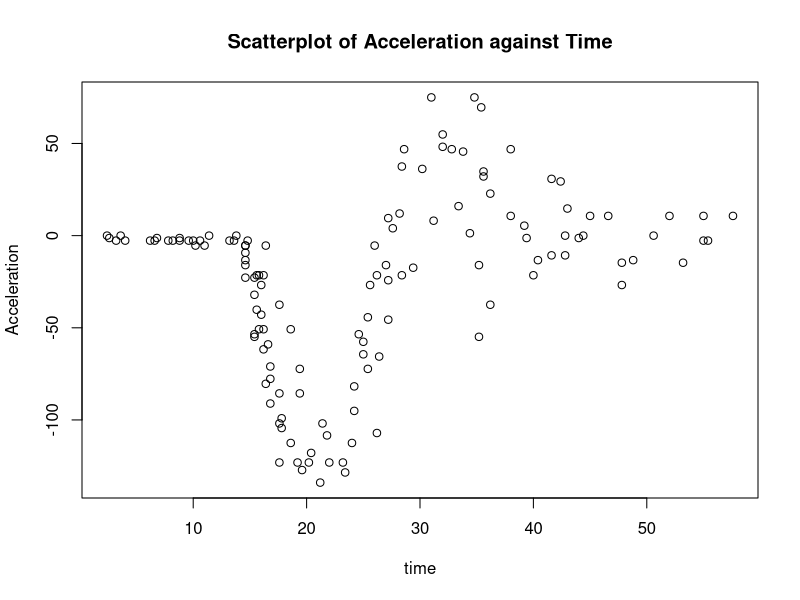
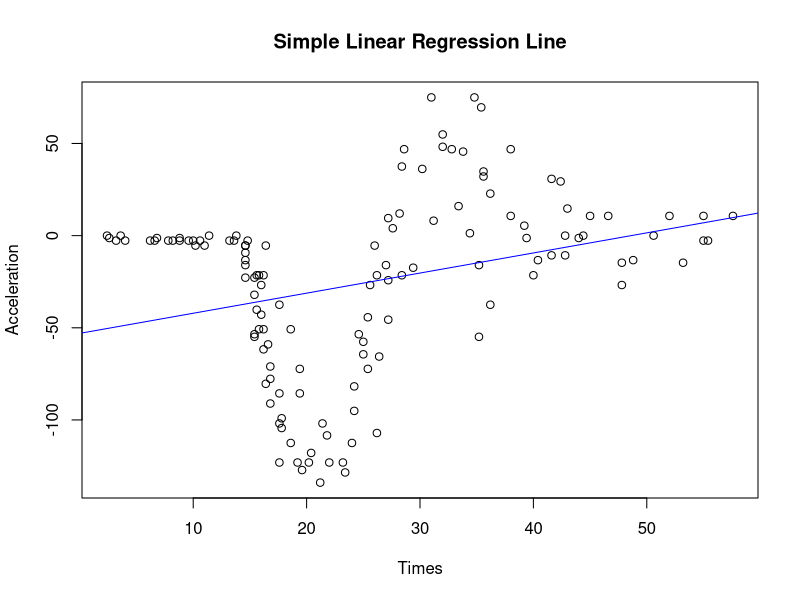
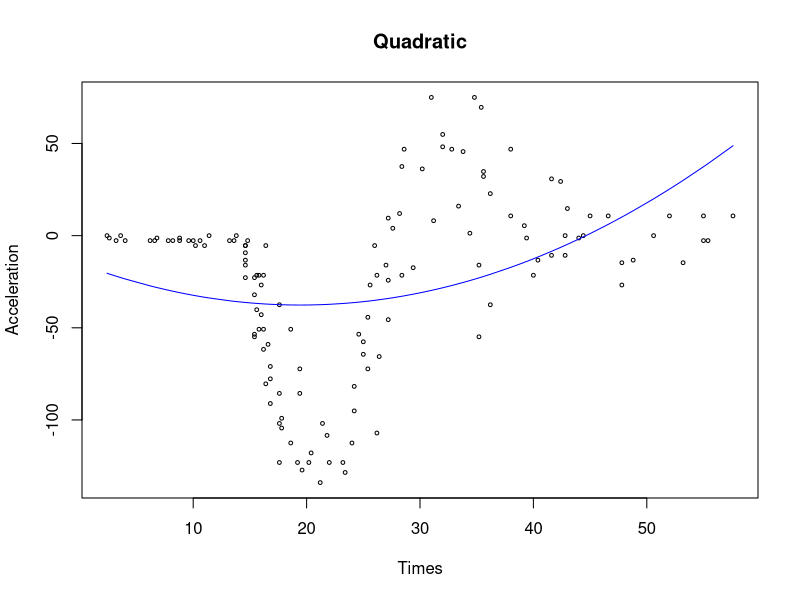
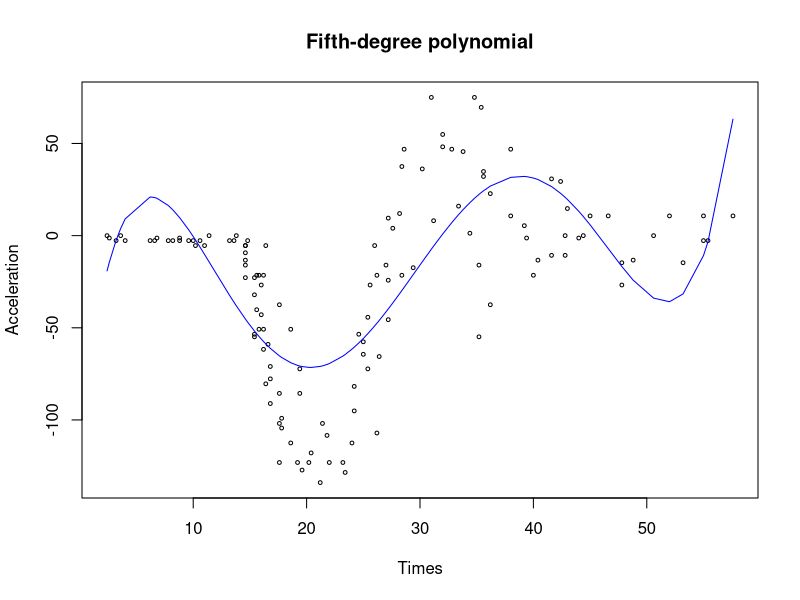
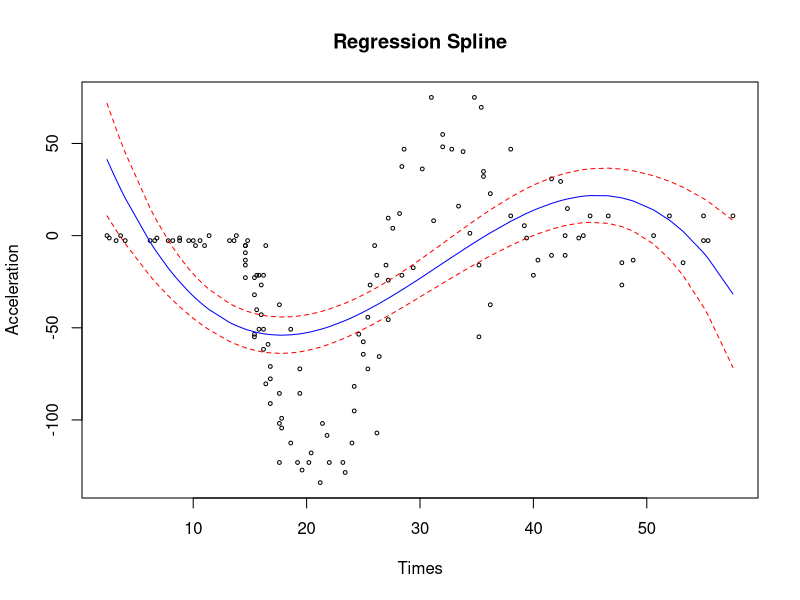
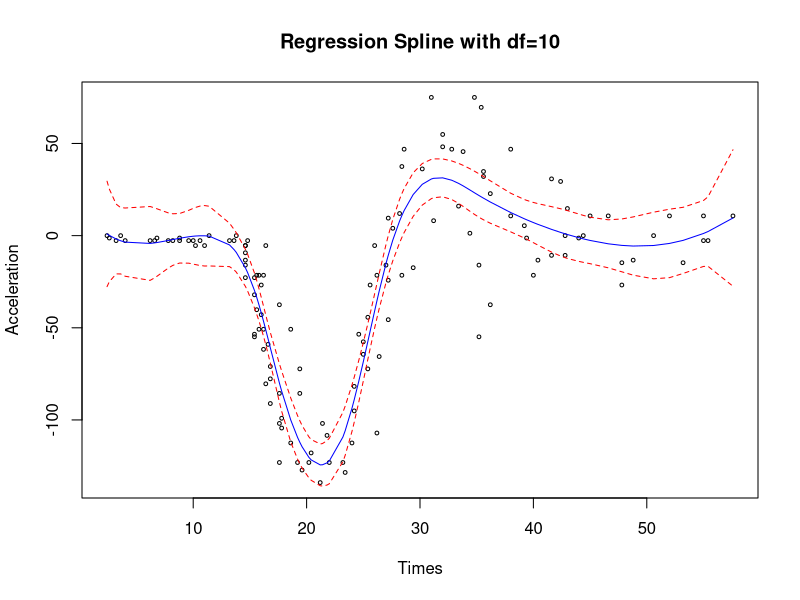
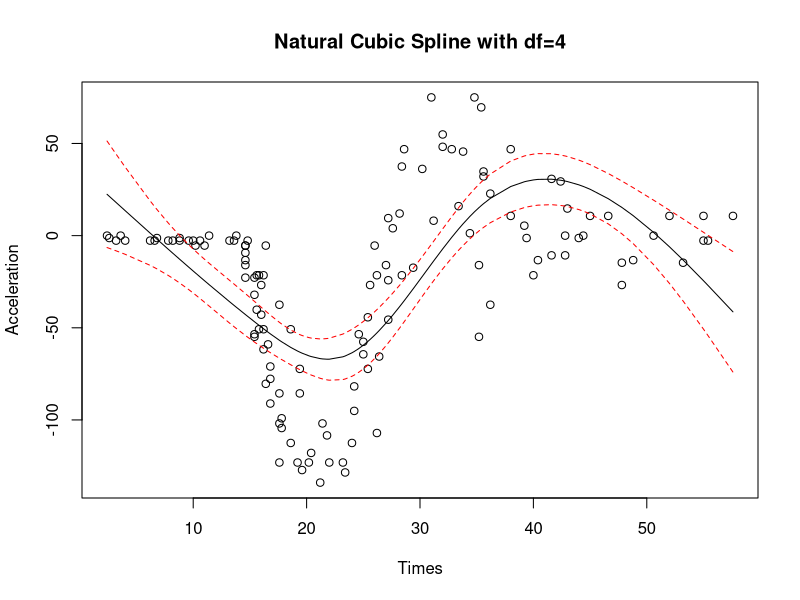
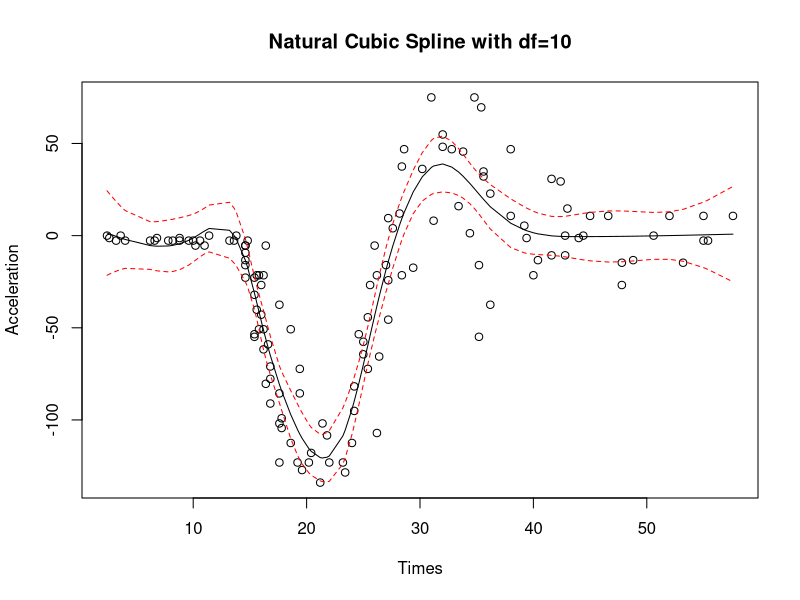

Source code (R) for these figures, in order:
## ---- chunk 1
library(MASS)
data('mcycle')
str(mcycle)
summary(mcycle)
## ---- chunk 2
# Rename the variables for ease of usage
Y <- mcycle$accel
X <- mcycle$times

#Scatterplot
plot(Y~X, xlab="time",ylab="Acceleration", main="Scatterplot of Acceleration against Time")
## ---- chunk 3
lm_mod <- lm(Y~X, data= mcycle)
summary(lm_mod)
## ---- chunk 4
plot(X, Y, xlab="Times", ylab="Acceleration", main="Simple Linear Regression Line")
abline(lm_mod, col="blue", lwd = 1)
## ---- chunk 5
quad_mod <- lm(Y~X+I(X^2), data=mcycle) 
summary(quad_mod)
## ---- chunk 6
plot(X ,Y ,xlab="Times", main = "Quadratic",ylab="Acceleration",cex=.5)
lines(X,quad_mod$fitted.values, col="blue", lwd = 1)
## ---- chunk 7
anova(lm_mod,quad_mod)
## ---- chunk 8
poly_mod <- lm(Y~poly(X,5,raw=T),data=mcycle) 
summary(poly_mod)
## ---- chunk 9
plot(X ,Y ,xlab="Times", main = "Fifth-degree polynomial",ylab="Acceleration",cex=.5)
lines(X,poly_mod$fitted.values, col="blue", lwd = 1)
## ---- chunk 10
library (splines)
reg_sp <- lm(Y~bs(X),data=mcycle)
summary(reg_sp)
## ---- chunk 11
plot(X ,Y ,xlab="Times", main = "Regression Spline",ylab="Acceleration",cex=.5)
lines(X,reg_sp$fitted.values, col="blue", lwd = 1)

conf_interval <- predict(reg_sp, interval="confidence",
                         level = 0.95)
lines(X, conf_interval[,2], col="red", lty=2)
lines(X, conf_interval[,3], col="red", lty=2)
## ---- chunk 12
reg_sp2=lm(Y~bs(X,df=10),data=mcycle) 

plot(X ,Y ,xlab="Times", main = "Regression Spline with df=10",ylab="Acceleration",cex=.5)
lines(X,reg_sp2$fitted.values, col="blue", lwd = 1)

conf_interval <- predict(reg_sp2, interval="confidence",
                         level = 0.95)
lines(X, conf_interval[,2], col="red", lty=2)
lines(X, conf_interval[,3], col="red", lty=2)
## ---- chunk 13
#First: Natural Spline- pre-specified degree of freedom=4
fit2=lm(Y~ns(X,df=4),data=mcycle) 
plot(X ,Y,main= "Natural Cubic Spline with df=4", xlab="Times", ylab="Acceleration") 
lines(X, fit2$fitted.values)

conf_interval <- predict(fit2, interval="confidence",
                         level = 0.95)
lines(X, conf_interval[,2], col="red", lty=2)
lines(X, conf_interval[,3], col="red", lty=2)
## ---- chunk 14
fit2c=lm(Y~ns(X,df=10),data=mcycle) 

plot(X ,Y , main= "Natural Cubic Spline with df=10", xlab="Times", ylab="Acceleration") 
lines(X, fit2c$fitted.values)

conf_interval <- predict(fit2c, interval="confidence",
                         level = 0.95)
lines(X, conf_interval[,2], col="red", lty=2)
lines(X, conf_interval[,3], col="red", lty=2)
## ---- chunk 15
fit2d=lm(Y~ns(X,df=20),data=mcycle) 

plot(X ,Y, main= "Natural Cubic Spline with df=20", xlab="Times", ylab="Acceleration") 
lines(X, fit2d$fitted.values)

conf_interval <- predict(fit2d, interval="confidence",
                         level = 0.95)
lines(X, conf_interval[,2], col="red", lty=2)
lines(X, conf_interval[,3], col="red", lty=2)
